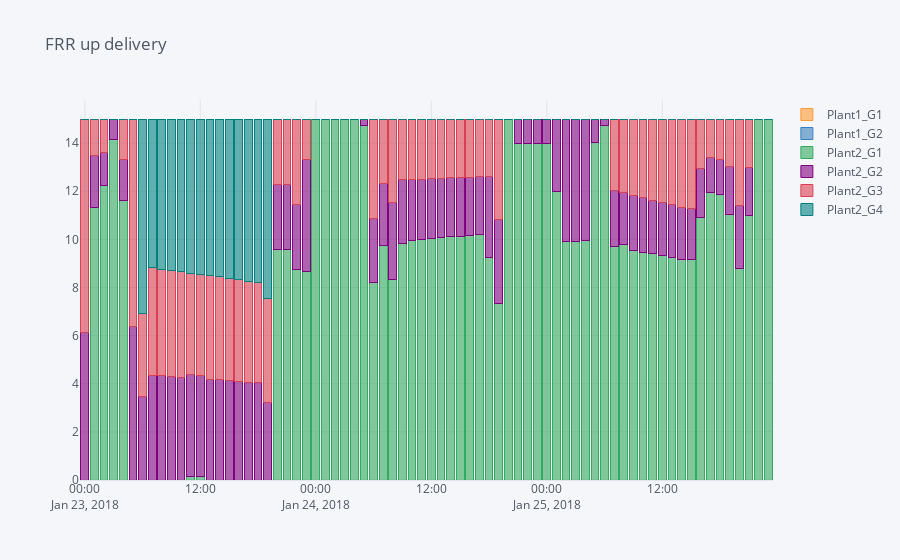
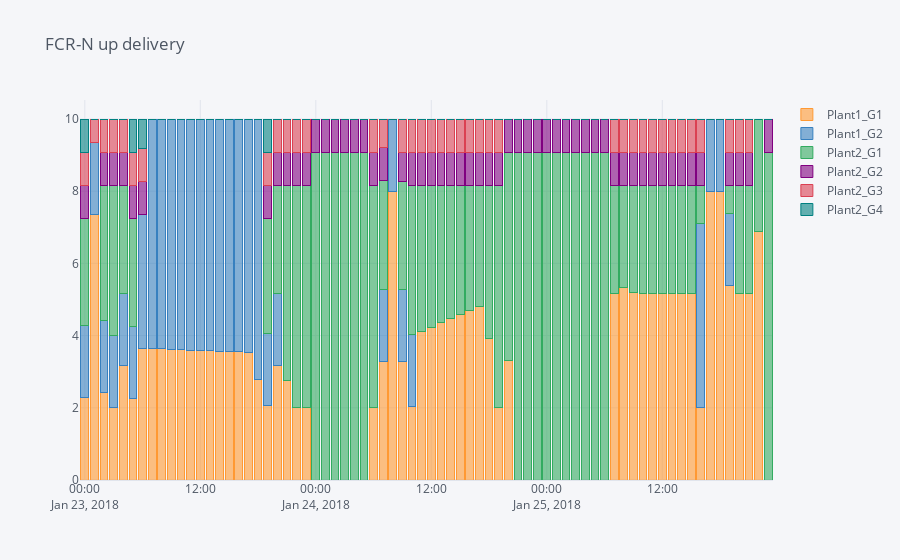
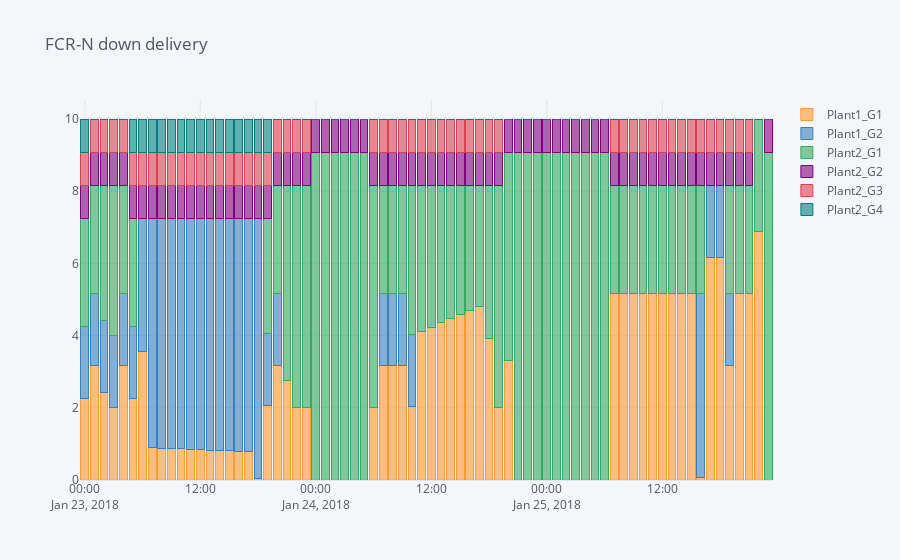

Write notebook code for charts like these, in order.
### Markdown cell above
The optimal production set points have shifted for some of the generators due to the new reserve capacity obligations. The plots below show how the reserve capacity has been distributed among the generators.

### Code cell
pd.DataFrame([gen.frr_up_delivery.get().rename(gen.get_name()) for gen in shop.model.generator]).transpose().iplot(title="FRR up delivery", kind='bar', barmode = 'stack')
pd.DataFrame([gen.fcr_n_up_delivery.get().rename(gen.get_name()) for gen in shop.model.generator]).transpose().iplot(title="FCR-N up delivery", kind='bar', barmode = 'stack')
pd.DataFrame([gen.fcr_n_down_delivery.get().rename(gen.get_name()) for gen in shop.model.generator]).transpose().iplot(title="FCR-N down delivery", kind='bar', barmode = 'stack')
